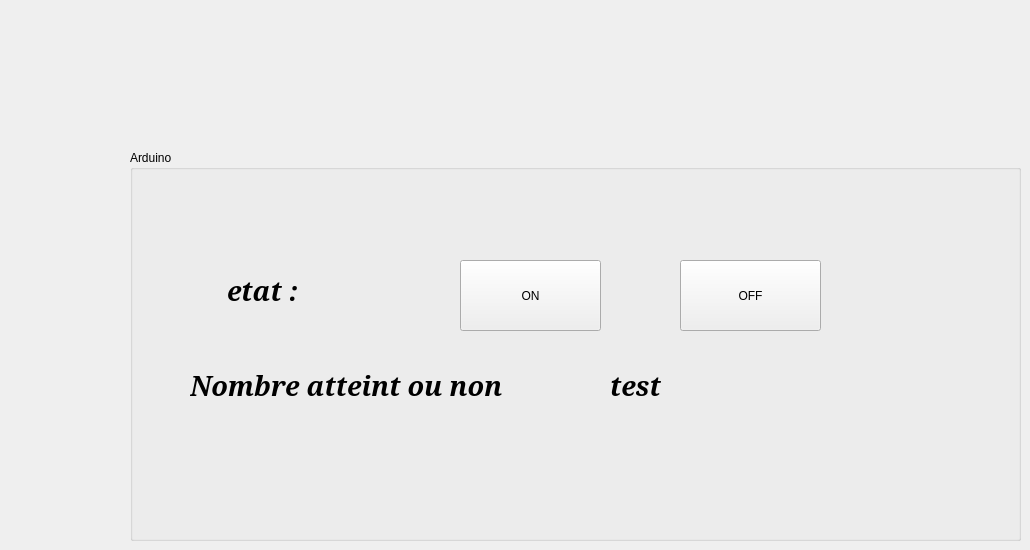
      <widget class="QWidget" name="page_20">
       <widget class="QGroupBox" name="groupBox_21">
        <property name="geometry">
         <rect>
          <x>130</x>
          <y>150</y>
          <width>891</width>
          <height>391</height>
         </rect>
        </property>
        <property name="title">
         <string>Arduino</string>
        </property>
        <widget class="QLabel" name="label_43">
         <property name="geometry">
          <rect>
           <x>90</x>
           <y>120</y>
           <width>91</width>
           <height>41</height>
          </rect>
         </property>
         <property name="font">
          <font>
           <family>MS Serif</family>
           <pointsize>20</pointsize>
           <weight>75</weight>
           <italic>true</italic>
           <bold>true</bold>
          </font>
         </property>
         <property name="text">
          <string> etat :</string>
         </property>
        </widget>
        <widget class="QLabel" name="label_42">
         <property name="geometry">
          <rect>
           <x>480</x>
           <y>210</y>
           <width>341</width>
           <height>51</height>
          </rect>
         </property>
         <property name="font">
          <font>
           <family>MS Serif</family>
           <pointsize>20</pointsize>
           <weight>75</weight>
           <italic>true</italic>
           <bold>true</bold>
          </font>
         </property>
         <property name="text">
          <string>test</string>
         </property>
        </widget>
        <widget class="QLabel" name="label_41">
         <property name="geometry">
          <rect>
           <x>60</x>
           <y>210</y>
           <width>341</width>
           <height>51</height>
          </rect>
         </property>
         <property name="font">
          <font>
           <family>MS Serif</family>
           <pointsize>20</pointsize>
           <weight>75</weight>
           <italic>true</italic>
           <bold>true</bold>
          </font>
         </property>
         <property name="text">
          <string>Nombre atteint ou non </string>
         </property>
        </widget>
        <widget class="QPushButton" name="off_button">
         <property name="geometry">
          <rect>
           <x>550</x>
           <y>110</y>
           <width>141</width>
           <height>71</height>
          </rect>
         </property>
         <property name="text">
          <string>OFF</string>
         </property>
        </widget>
        <widget class="QPushButton" name="on_button">
         <property name="geometry">
          <rect>
           <x>330</x>
           <y>110</y>
           <width>141</width>
           <height>71</height>
          </rect>
         </property>
         <property name="text">
          <string>ON</string>
         </property>
        </widget>
       </widget>
      </widget>
